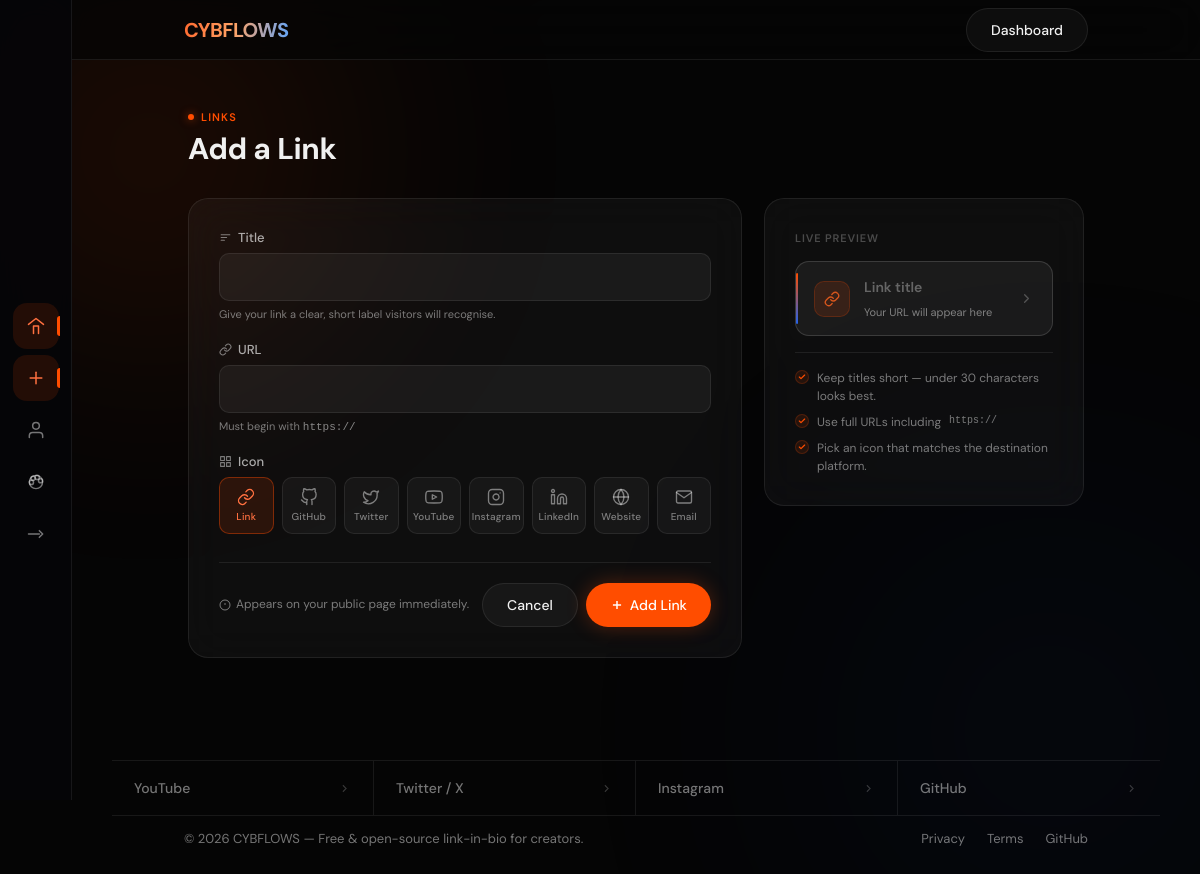
The page /dashboard/add-link/ (signed in) on the database its author committed.
### siteadmin/models.py (models this page shows, shortened)
class SiteSettings(models.Model):
    site_name       = models.CharField(max_length=80, default='CybFlows')
    tagline         = models.CharField(max_length=160, blank=True,
                                       default='Your link, your identity.')
    site_theme      = models.CharField(max_length=20, choices=SITE_THEME_CHOICES, default='dark')
    accent_color    = models.CharField(max_length=7, default='#ff4d00')
    allow_signup    = models.BooleanField(default=True)
    maintenance     = models.BooleanField(default=False)
    maintenance_msg = models.TextField(blank=True,
                                       default='We are performing scheduled maintenance. Back soon.')
    footer_text     = models.CharField(max_length=200, blank=True,
                                       default='Free & open-source link-in-bio for creators.')
    updated_at      = models.DateTimeField(auto_now=True)
    class Meta:
        verbose_name = 'Site Settings'
    @classmethod
    def load(cls):
        obj, _ = cls.objects.get_or_create(pk=1)
        return obj

### dashboard/views.py (the view, shortened to what this page needs)
# urls.py: path("add-link/",                     views.add_link,    name="add_link"),
@login_required
def add_link(request):
    user = request.user
    limit, count = _link_limit(user)
    if limit > 0 and count >= limit:
        messages.error(request,
            f'You have reached your plan limit of {limit} link{"s" if limit != 1 else ""}. '
            'Upgrade your plan to add more links.')
        return redirect('dashboard')
    form = LinkForm()
    return render(request, 'dashboard/add_link.html', {'form': form})

### templates/dashboard/add_link.html (shortened to what this page needs)
{% extends "base.html" %}
{% block menu_add %}active{% endblock %}
{% block content %}
<div class="add-link-page container">
  <div class="fade" style="margin-bottom: clamp(20px,3vw,32px);">
    <p class="add-link-eyebrow">Links</p>
    <h1 style="font-size:clamp(20px,4vw,30px);font-weight:700;letter-spacing:-.4px;">
      Add a Link
    </h1>
  </div>
  <div class="add-link-grid">
    <div>
      <div class="glass fade delay-1">
        <form method="POST" id="add-link-form" novalidate>
          <div class="field">
            <label for="{{ form.title.id_for_label }}">
              <svg viewBox="0 0 24 24">
                <path d="M4 7h16M4 12h10M4 17h6"/>
              </svg>
              Title
            </label>
            {{ form.title }}
            <p class="field-hint">Give your link a clear, short label visitors will recognise.</p>
          </div>
          <div class="field">
            <label for="{{ form.url.id_for_label }}">
              <svg viewBox="0 0 24 24">
                <path d="M10 13a5 5 0 0 0 7.54.54l3-3a5 5 0 0 0-7.07-7.07l-1.72 1.71"/>
                <path d="M14 11a5 5 0 0 0-7.54-.54l-3 3a5 5 0 0 0 7.07 7.07l1.71-1.71"/>
              </svg>
              URL
            </label>
            {{ form.url }}
            <p class="field-hint">Must begin with <code style="font-size:11px;color:rgba(255,255,255,.5);">https://</code></p>
          </div>
          <div class="field">
            <label>
              <svg viewBox="0 0 24 24">
                <rect x="3" y="3" width="7" height="7"/><rect x="14" y="3" width="7" height="7"/>
                <rect x="14" y="14" width="7" height="7"/><rect x="3" y="14" width="7" height="7"/>
              </svg>
              Icon
            </label>
            <div class="icon-grid" id="icon-grid" role="radiogroup" aria-label="Icon selector">
              <button type="button" class="icon-option" data-value="link" aria-checked="false" role="radio">
                <svg viewBox="0 0 24 24"><path d="M10 13a5 5 0 0 0 7.54.54l3-3a5 5 0 0 0-7.07-7.07l-1.72 1.71"/><path d="M14 11a5 5 0 0 0-7.54-.54l-3 3a5 5 0 0 0 7.07 7.07l1.71-1.71"/></svg>
                Link
              </button>
              <button type="button" class="icon-option" data-value="github" aria-checked="false" role="radio">
                GitHub
              </button>
              <button type="button" class="icon-option" data-value="twitter" aria-checked="false" role="radio">
                <svg viewBox="0 0 24 24"><path d="M22 4s-.7 2.1-2 3.4c1.6 10-9.4 17.3-18 11.6 2.2.1 4.4-.6 6-2C3 15.5.5 9.6 3 5c2.2 2.6 5.6 4.1 9 4-.9-4.2 4-6.6 7-3.8 1.1 0 3-1.2 3-1.2z"/></svg>
                Twitter
              </button>
              <button type="button" class="icon-option" data-value="youtube" aria-checked="false" role="radio">
                YouTube
              </button>
              <button type="button" class="icon-option" data-value="instagram" aria-checked="false" role="radio">
                <svg viewBox="0 0 24 24"><rect x="2" y="2" width="20" height="20" rx="5" ry="5"/><path d="M16 11.37A4 4 0 1 1 12.63 8 4 4 0 0 1 16 11.37z"/><line x1="17.5" y1="6.5" x2="17.51" y2="6.5"/></svg>
                Instagram
              </button>
              <button type="button" class="icon-option" data-value="linkedin" aria-checked="false" role="radio">
                <svg viewBox="0 0 24 24"><path d="M16 8a6 6 0 0 1 6 6v7h-4v-7a2 2 0 0 0-2-2 2 2 0 0 0-2 2v7h-4v-7a6 6 0 0 1 6-6z"/><rect x="2" y="9" width="4" height="12"/><circle cx="4" cy="4" r="2"/></svg>
                LinkedIn
              </button>
              <button type="button" class="icon-option" data-value="globe" aria-checked="false" role="radio">
                <svg viewBox="0 0 24 24"><circle cx="12" cy="12" r="10"/><line x1="2" y1="12" x2="22" y2="12"/><path d="M12 2a15.3 15.3 0 0 1 4 10 15.3 15.3 0 0 1-4 10 15.3 15.3 0 0 1-4-10 15.3 15.3 0 0 1 4-10z"/></svg>
                Website
              </button>
              <button type="button" class="icon-option" data-value="mail" aria-checked="false" role="radio">
                <svg viewBox="0 0 24 24"><path d="M4 4h16c1.1 0 2 .9 2 2v12c0 1.1-.9 2-2 2H4c-1.1 0-2-.9-2-2V6c0-1.1.9-2 2-2z"/><polyline points="22,6 12,13 2,6"/></svg>
                Email
              </button>
            </div>
          </div>
          <div class="form-footer">
            <p class="form-footer-note">
              <svg viewBox="0 0 24 24"><circle cx="12" cy="12" r="10"/><line x1="12" y1="8" x2="12" y2="12"/><line x1="12" y1="16" x2="12.01" y2="16"/></svg>
              Appears on your public page immediately.
            </p>
            <div class="form-footer-actions">
              <a class="btn btn-ghost" href="/dashboard/">Cancel</a>
              <button type="submit" class="btn btn-primary">
                <svg width="14" height="14" viewBox="0 0 24 24" fill="none"
                     stroke="currentColor" stroke-width="2.5" aria-hidden="true">
                  <line x1="12" y1="5" x2="12" y2="19"/>
                  <line x1="5" y1="12" x2="19" y2="12"/>
                </svg>
                Add Link
              </button>
            </div>
          </div>
        </form>
      </div>
    </div>
    <div class="add-link-preview-col">
      <div class="preview-sticky">
        <div class="glass fade delay-2">
          <p class="preview-label">Live Preview</p>
          <div id="preview-card" class="preview-link-card">
            <div class="preview-link-icon" id="preview-icon">
              <svg id="preview-icon-svg" viewBox="0 0 24 24" aria-hidden="true">
                <path d="M10 13a5 5 0 0 0 7.54.54l3-3a5 5 0 0 0-7.07-7.07l-1.72 1.71"/>
                <path d="M14 11a5 5 0 0 0-7.54-.54l-3 3a5 5 0 0 0 7.07 7.07l1.71-1.71"/>
              </svg>
            </div>
            <div class="preview-link-text">
              <p class="preview-link-title" id="preview-title" style="opacity:.35;">Link title</p>
              <p class="preview-link-url"   id="preview-url">Your URL will appear here</p>
            </div>
            <svg class="preview-link-chevron" viewBox="0 0 24 24" aria-hidden="true">
              <polyline points="9 18 15 12 9 6"/>
            </svg>
          </div>
          <ul class="tips-list">
            <li>Keep titles short — under 30 characters looks best.</li>
            <li>Use full URLs including <code style="font-size:10px;">https://</code></li>
            <li>Pick an icon that matches the destination platform.</li>
          </ul>
        </div>
      </div>
    </div>
  </div>
</div>
{% endblock %}

### templates/base.html (shortened to what this page needs)
<!DOCTYPE html>
<html lang="en">
<head>
</head>
<body>
<nav class="top-nav" aria-label="Site header">
  <div class="nav-inner">
    <a class="logo" href="/">{{ site_settings.site_name|default:"CybFlows" }}</a>
    <div class="nav-actions">
      {% block nav_actions %}
      <a class="btn btn-ghost" href="/dashboard/">Dashboard</a>
      {% endblock %}
    </div>
  </div>
</nav>
<main id="main" role="main">
  {% block content %}{% endblock %}
</main>
{% block footer %}
<footer role="contentinfo">
  <div class="container-wide">
    <div class="social-strip">
      <a class="social-strip-item" href="#" target="_blank" rel="noopener noreferrer" aria-label="YouTube">
        YouTube
        <svg viewBox="0 0 24 24" fill="none" stroke="currentColor" stroke-width="2" aria-hidden="true">
          <polyline points="9 18 15 12 9 6"/>
        </svg>
      </a>
      <a class="social-strip-item" href="#" target="_blank" rel="noopener noreferrer" aria-label="Twitter / X">
        Twitter / X
        <svg viewBox="0 0 24 24" fill="none" stroke="currentColor" stroke-width="2" aria-hidden="true">
          <polyline points="9 18 15 12 9 6"/>
        </svg>
      </a>
      <a class="social-strip-item" href="#" target="_blank" rel="noopener noreferrer" aria-label="Instagram">
        Instagram
        <svg viewBox="0 0 24 24" fill="none" stroke="currentColor" stroke-width="2" aria-hidden="true">
          <polyline points="9 18 15 12 9 6"/>
        </svg>
      </a>
      <a class="social-strip-item" href="#" target="_blank" rel="noopener noreferrer" aria-label="GitHub">
        GitHub
        <svg viewBox="0 0 24 24" fill="none" stroke="currentColor" stroke-width="2" aria-hidden="true">
          <polyline points="9 18 15 12 9 6"/>
        </svg>
      </a>
    </div>
  </div>
  <div class="footer-inner">
    <span class="footer-copy">© {% now "Y" %} {{ site_settings.site_name|default:"CybFlows" }} — {{ site_settings.footer_text|default:"open source &amp; free for creators." }}</span>
    <nav class="footer-links" aria-label="Footer links">
      <a href="/privacy/">Privacy</a>
      <a href="/terms/">Terms</a>
      <a href="https://github.com/" target="_blank" rel="noopener">GitHub</a>
    </nav>
  </div>
</footer>
{% endblock %}
{% block bottom_menu %}
<nav class="bottom-menu" aria-label="Primary navigation">
  <a href="/dashboard/"
     class="menu-item {% block menu_home %}{% endblock %}"
     aria-label="Home">
    <svg viewBox="0 0 24 24" aria-hidden="true">
      <path d="M3 10l9-7 9 7"/>
      <path d="M9 21V12h6v9"/>
    </svg>
  </a>
  <a href="/dashboard/add-link/"
     class="menu-item {% block menu_add %}{% endblock %}"
     aria-label="Add link">
    <svg viewBox="0 0 24 24" aria-hidden="true">
      <line x1="12" y1="5" x2="12" y2="19"/>
      <line x1="5" y1="12" x2="19" y2="12"/>
    </svg>
  </a>
  <a href="/dashboard/edit/"
     class="menu-item {% block menu_profile %}{% endblock %}"
     aria-label="Profile">
    <svg viewBox="0 0 24 24" aria-hidden="true">
      <path d="M20 21v-2a4 4 0 0 0-4-4H8a4 4 0 0 0-4 4v2"/>
      <circle cx="12" cy="7" r="4"/>
    </svg>
  </a>
  <a href="/dashboard/theme/"
     class="menu-item {% block menu_theme %}{% endblock %}"
     aria-label="Theme">
    <svg viewBox="0 0 24 24" aria-hidden="true">
      <circle cx="13.5" cy="6.5" r="2.5"/>
      <circle cx="17.5" cy="10.5" r="2.5"/>
      <circle cx="8.5"  cy="7.5"  r="2.5"/>
      <circle cx="6.5"  cy="12.5" r="2.5"/>
      <path d="M12 20a8 8 0 1 1 0-16 8 8 0 0 1 0 16z" stroke-width="1.6"/>
    </svg>
  </a>
  <a href="/logout/"
     class="menu-item"
     aria-label="Sign out">
    <svg viewBox="0 0 24 24" aria-hidden="true">
      <path d="M3 12h13"/>
      <path d="M16 8l4 4-4 4"/>
    </svg>
  </a>
</nav>
{% endblock %}
</body>
</html>

### rows shown on the page
SiteSettings: site_name "CYBFLOWS", footer_text "Free & open-source link-in-bio for creators."
